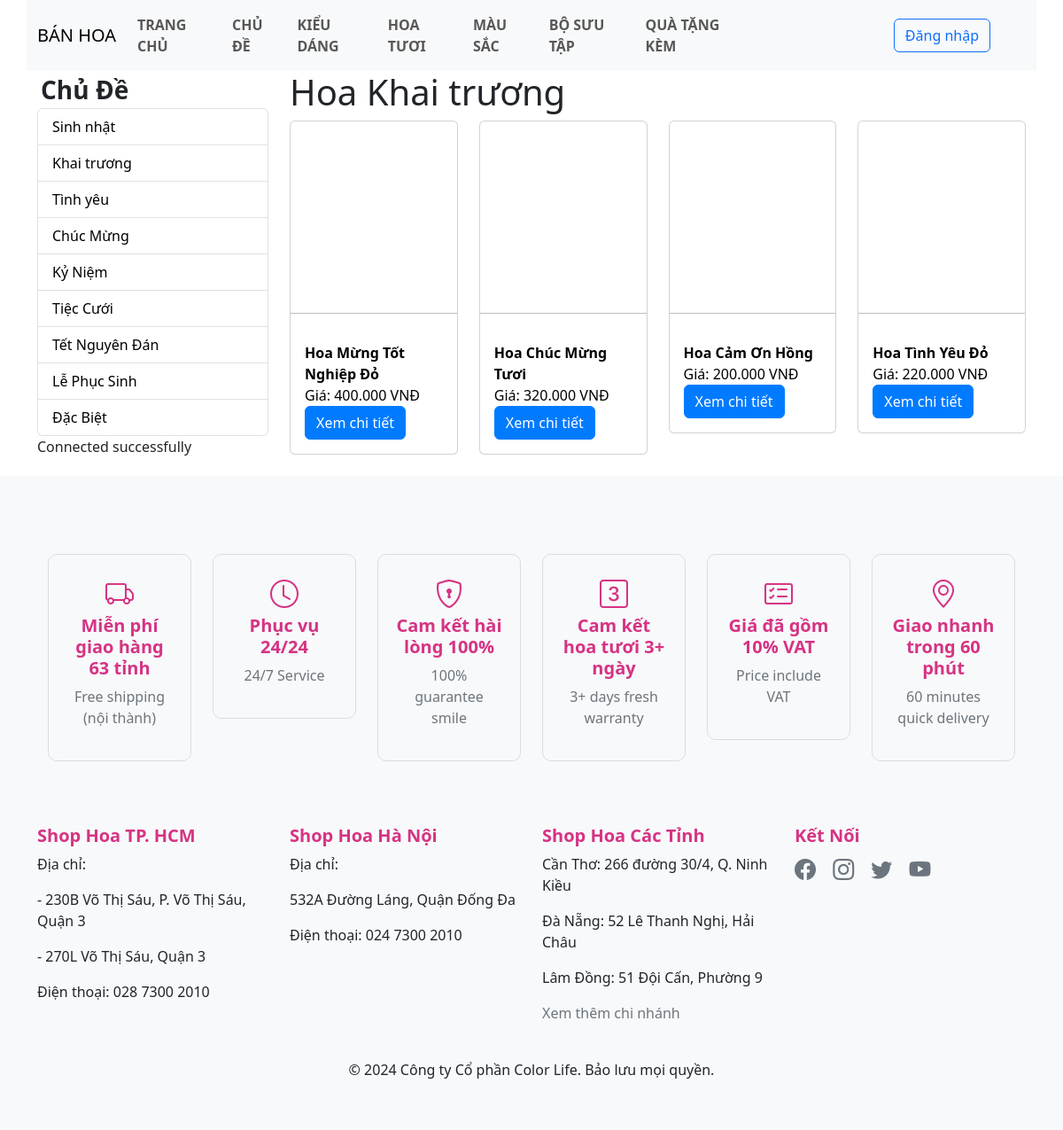
The app's page /Topic.php?id=2 with its own data.
### tables this page shows
CREATE TABLE IF NOT EXISTS `chude` (
  `id` int NOT NULL AUTO_INCREMENT,
  `ten_chu_de` varchar(255) NOT NULL,
  PRIMARY KEY (`id`)
);

CREATE TABLE IF NOT EXISTS `sanpham` (
  `id` int NOT NULL AUTO_INCREMENT,
  `ten_san_pham` varchar(255) NOT NULL,
  `gia` decimal(10,2) NOT NULL,
  `mo_ta` text,
  `hinh_anh` varchar(255) DEFAULT NULL,
  `danh_gia` decimal(3,2) DEFAULT NULL,
  `chu_de_id` int DEFAULT NULL,
  `doi_tuong_id` int DEFAULT NULL,
  `kieu_dang_id` int DEFAULT NULL,
  `mau_sac_id` int DEFAULT NULL,
  `bo_suu_tap_id` int DEFAULT NULL,
  PRIMARY KEY (`id`),
  KEY `chu_de_id` (`chu_de_id`),
  KEY `doi_tuong_id` (`doi_tuong_id`),
  KEY `kieu_dang_id` (`kieu_dang_id`),
  KEY `mau_sac_id` (`mau_sac_id`),
  KEY `bo_suu_tap_id` (`bo_suu_tap_id`)
);

### listproduct.php (the view)
<?php
try {
    include('db_connect.php');
    $conn->setAttribute(PDO::ATTR_ERRMODE, PDO::ERRMODE_EXCEPTION);
    $topic_id = isset($_GET['id']) ? intval($_GET['id']) : null;
    if ($topic_id) {
        $stmt = $conn->prepare("SELECT sanpham.id, sanpham.ten_san_pham, sanpham.gia, sanpham.hinh_anh, chude.ten_chu_de, sanpham.chu_de_id
                                FROM sanpham
                                JOIN chude ON sanpham.chu_de_id = chude.id
                                WHERE sanpham.chu_de_id = :topic_id");
        $stmt->bindParam(':topic_id', $topic_id, PDO::PARAM_INT);
    } else {
        $stmt = $conn->prepare("SELECT sanpham.id, sanpham.ten_san_pham, sanpham.gia, sanpham.hinh_anh, chude.ten_chu_de, sanpham.chu_de_id
                                FROM sanpham
                                JOIN chude ON sanpham.chu_de_id = chude.id");
    }
    $stmt->execute();
    $products = $stmt->fetchAll(PDO::FETCH_ASSOC);
} catch (PDOException $e) {
    echo "Connection failed: " . $e->getMessage();
    $products = [];
}
?>
<?php if (!empty($products)): ?>
    <?php if ($topic_id): ?>
        <h1>Hoa <?php echo htmlspecialchars($products[0]['ten_chu_de']); ?></h1>
    <?php endif; ?>
    <?php foreach ($products as $product): ?>
        <div class="col-md-3 mb-4">
            <a href="productdetail.php?id=<?php echo htmlspecialchars($product['id']); ?>" class="text-decoration-none text-black">
                <div class="card">
                    <div style="background-image: url('<?php echo htmlspecialchars($product['hinh_anh']); ?>'); background-size: contain;background-repeat: no-repeat;   background-position: center; width: 100%; height: 200px; display: block;"></div>
                    <hr />
                    <div class="card-body">
                        <span class="card-title fs-6 fw-bold"><?php echo htmlspecialchars($product['ten_san_pham']); ?></span>
                        <p class="card-text">Giá: <?php echo number_format($product['gia'], 0, ',', '.') . ' VNĐ'; ?></p>
                        <a href="productdetail.php?id=<?php echo htmlspecialchars($product['id']); ?>" class="btn btn-primary">Xem chi tiết</a>
                    </div>
                </div>
            </a>
        </div>
    <?php endforeach; ?>
<?php else: ?>
    <div class="col-12">
        <p class="text-center">Không có sản phẩm nào trong chủ đề này.</p>
    </div>
<?php endif; ?>

### load_data.php
<?php
try {
    include('db_connect.php');
    $conn->setAttribute(PDO::ATTR_ERRMODE, PDO::ERRMODE_EXCEPTION);
    $stmt = $conn->prepare("SELECT * FROM chude");
    $stmt->execute();
    $stmt->setFetchMode(PDO::FETCH_ASSOC);
    echo '<ul class="list-group">';
    $i = 1;
    while ($row = $stmt->fetch()) {
        echo '<li class="list-group-item p-0">';
        echo '<a  href="/Topic.php?id=' . $i . '" class="text-decoration-none w-100 h-100 d-block text-black  px-3 py-2">' . $row['ten_chu_de'] . '</a>';
        echo '</li>';
        $i++;
    }
    echo '</ul>';
    echo "Connected successfully";
} catch (PDOException $e) {
    echo "Connection failed: " . $e->getMessage();
}
?>

### assets/css/main.css (style rules this page uses)
.btn-primary { background-color: #007bff; border-color: #007bff; }

### records on screen
chude: ten_chu_de "Sinh nhật"
chude: ten_chu_de "Khai trương"
chude: ten_chu_de "Tình yêu"
chude: ten_chu_de "Chúc Mừng"
chude: ten_chu_de "Kỷ Niệm"
chude: ten_chu_de "Tiệc Cưới"
chude: ten_chu_de "Tết Nguyên Đán"
chude: ten_chu_de "Lễ Phục Sinh"
chude: ten_chu_de "Đặc Biệt"
sanpham: ten_san_pham "Hoa Mừng Tốt Nghiệp Đỏ", gia "400.000"
sanpham: ten_san_pham "Hoa Chúc Mừng Tươi", gia "320.000"
sanpham: ten_san_pham "Hoa Cảm Ơn Hồng", gia "200.000"
sanpham: ten_san_pham "Hoa Tình Yêu Đỏ", gia "220.000"
